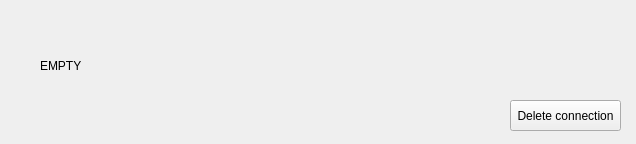
<?xml version="1.0" encoding="UTF-8"?>
<ui version="4.0">
 <class>ConnectionUI</class>
 <widget class="QWidget" name="ConnectionUI">
  <property name="geometry">
   <rect>
    <x>0</x>
    <y>0</y>
    <width>636</width>
    <height>144</height>
   </rect>
  </property>
  <property name="windowTitle">
   <string>Form</string>
  </property>
  <widget class="QPushButton" name="pushButton">
   <property name="geometry">
    <rect>
     <x>510</x>
     <y>100</y>
     <width>111</width>
     <height>31</height>
    </rect>
   </property>
   <property name="text">
    <string>Delete connection</string>
   </property>
  </widget>
  <widget class="QLabel" name="label">
   <property name="geometry">
    <rect>
     <x>40</x>
     <y>30</y>
     <width>471</width>
     <height>71</height>
    </rect>
   </property>
   <property name="text">
    <string>EMPTY</string>
   </property>
  </widget>
  <widget class="QLabel" name="label_2">
   <property name="geometry">
    <rect>
     <x>280</x>
     <y>110</y>
     <width>49</width>
     <height>16</height>
    </rect>
   </property>
   <property name="text">
    <string/>
   </property>
  </widget>
 </widget>
 <resources/>
 <connections/>
</ui>
